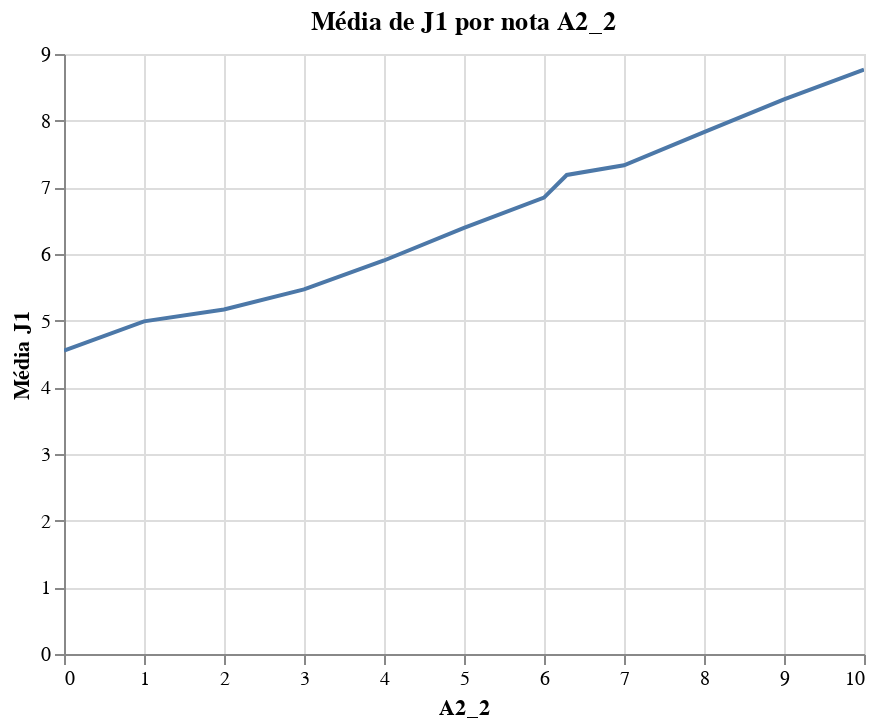

Write notebook code for a chart like this one.
### Code cell
a2_2_groupby = df.groupby(['A2_2'], as_index=False).mean()

alt.Chart(a2_2_groupby).mark_line().encode(
    x = 'A2_2',
    y = alt.Y('J1', title='Média J1'),
    tooltip = ['J1', 'A2_2']
).properties(
    title = 'Média de J1 por nota A2_2'
).interactive()

### Figure 1 — Vega-Lite specification as saved in the notebook (floating-point values rounded to 4 significant figures)
{"config": {"view": {"continuousWidth": 400, "continuousHeight": 300}}, "data": {"name": "data-16ce9c329c15c11eb5d4060e5d7b224c"}, "mark": "line", "encoding": {"tooltip": [{"type": "quantitative", "field": "J1"}, {"type": "quantitative", "field": "A2_2"}], "x": {"type": "quantitative", "field": "A2_2"}, "y": {"type": "quantitative", "field": "J1", "title": "Média J1"}}, "selection": {"selector005": {"type": "interval", "bind": "scales", "encodings": ["x", "y"]}}, "title": "Média de J1 por nota A2_2", "$schema": "https://vega.github.io/schema/vega-lite/v4.8.1.json", "datasets": {"data-16ce9c329c15c11eb5d4060e5d7b224c": [{"A2_2": 0.0, "J1": 4.549, "B1_1": 4.741, "B1_2": 4.205, "C1_1": 6.168, "C1_2": 5.388, "D1": 1.403, "D2_1": 4.112, "D2_2": 3.952, "D2_3": 4.179, "E1_1": 4.334, "E1_2": 3.564, "E1_3": 6.365, "A1_1": 1.0, "A1_2": 0.2454, "A1_3": 0.1744, "A1_4": 0.0, "A2_1": 1.177, "A2_3": 3.624, "A3": 3.443, "F1": 1.405, "F2": 2.362, "F3": 1.619, "F4": 2.308, "F5": 1.517, "F6": 2.26, "genero": 0.4781, "renda": 2.112, "contribuintes_renda": 2.076, "CLARO": 0.2057, "NEXTEL": 0.002448, "OI": 0.2713, "SERCOMTEL": 0.002825, "TIM": 0.192, "VIVO": 0.3148}, {"A2_2": 1.0, "J1": 4.99, "B1_1": 5.233, "B1_2": 4.765, "C1_1": 5.881, "C1_2": 5.497, "D1": 1.334, "D2_1": 4.403, "D2_2": 4.177, "D2_3": 4.371, "E1_1": 4.857, "E1_2": 4.068, "E1_3": 6.024, "A1_1": 1.0, "A1_2": 0.2702, "A1_3": 0.195, "A1_4": 0.0, "A2_1": 1.606, "A2_3": 3.729, "A3": 3.392, "F1": 1.458, "F2": 2.821, "F3": 1.67, "F4": 2.705, "F5": 1.556, "F6": 2.704, "genero": 0.5474, "renda": 2.408, "contribuintes_renda": 2.088, "CLARO": 0.2005, "NEXTEL": 0.003915, "OI": 0.2749, "SERCOMTEL": 0.008614, "TIM": 0.2349, "VIVO": 0.2616}, {"A2_2": 2.0, "J1": 5.167, "B1_1": 5.39, "B1_2": 5.36, "C1_1": 6.232, "C1_2": 5.836, "D1": 1.367, "D2_1": 4.71, "D2_2": 4.613, "D2_3": 4.542, "E1_1": 5.019, "E1_2": 4.29, "E1_3": 6.345, "A1_1": 1.0, "A1_2": 0.2415, "A1_3": 0.1613, "A1_4": 0.0, "A2_1": 1.921, "A2_3": 4.451, "A3": 4.215, "F1": 1.468, "F2": 3.192, "F3": 1.66, "F4": 3.373, "F5": 1.543, "F6": 3.639, "genero": 0.5235, "renda": 2.212, "contribuintes_renda": 2.054, "CLARO": 0.2012, "NEXTEL": 0.003231, "OI": 0.2638, "SERCOMTEL": 0.002644, "TIM": 0.2309, "VIVO": 0.2814}, {"A2_2": 3.0, "J1": 5.468, "B1_1": 5.632, "B1_2": 5.619, "C1_1": 6.559, "C1_2": 5.987, "D1": 1.372, "D2_1": 4.863, "D2_2": 4.881, "D2_3": 4.792, "E1_1": 5.437, "E1_2": 4.721, "E1_3": 6.614, "A1_1": 1.0, "A1_2": 0.2437, "A1_3": 0.1593, "A1_4": 0.0, "A2_1": 2.535, "A2_3": 5.024, "A3": 4.77, "F1": 1.515, "F2": 3.708, "F3": 1.695, "F4": 3.821, "F5": 1.564, "F6": 3.979, "genero": 0.5412, "renda": 2.229, "contribuintes_renda": 2.055, "CLARO": 0.2065, "NEXTEL": 0.002858, "OI": 0.2718, "SERCOMTEL": 0.005456, "TIM": 0.2432, "VIVO": 0.2546}, {"A2_2": 4.0, "J1": 5.903, "B1_1": 6.073, "B1_2": 5.94, "C1_1": 6.857, "C1_2": 6.435, "D1": 1.363, "D2_1": 5.346, "D2_2": 5.177, "D2_3": 5.265, "E1_1": 5.781, "E1_2": 5.097, "E1_3": 6.905, "A1_1": 1.0, "A1_2": 0.2583, "A1_3": 0.1585, "A1_4": 0.0, "A2_1": 3.217, "A2_3": 5.598, "A3": 5.362, "F1": 1.534, "F2": 4.371, "F3": 1.728, "F4": 4.522, "F5": 1.592, "F6": 4.394, "genero": 0.533, "renda": 2.14, "contribuintes_renda": 2.062, "CLARO": 0.2091, "NEXTEL": 0.001242, "OI": 0.2633, "SERCOMTEL": 0.00149, "TIM": 0.2372, "VIVO": 0.2707}, {"A2_2": 5.0, "J1": 6.393, "B1_1": 6.781, "B1_2": 6.666, "C1_1": 7.354, "C1_2": 6.895, "D1": 1.396, "D2_1": 5.838, "D2_2": 5.689, "D2_3": 5.834, "E1_1": 6.323, "E1_2": 5.749, "E1_3": 7.48, "A1_1": 1.0, "A1_2": 0.2563, "A1_3": 0.1499, "A1_4": 0.0, "A2_1": 3.948, "A2_3": 6.438, "A3": 6.269, "F1": 1.586, "F2": 5.114, "F3": 1.77, "F4": 5.104, "F5": 1.628, "F6": 4.816, "genero": 0.507, "renda": 2.076, "contribuintes_renda": 2.085, "CLARO": 0.2269, "NEXTEL": 0.003276, "OI": 0.2578, "SERCOMTEL": 0.006105, "TIM": 0.2264, "VIVO": 0.2616}, {"A2_2": 6.0, "J1": 6.845, "B1_1": 7.198, "B1_2": 7.174, "C1_1": 7.655, "C1_2": 7.218, "D1": 1.386, "D2_1": 6.324, "D2_2": 6.313, "D2_3": 6.372, "E1_1": 6.811, "E1_2": 6.263, "E1_3": 7.632, "A1_1": 1.0, "A1_2": 0.2691, "A1_3": 0.1475, "A1_4": 0.0, "A2_1": 4.928, "A2_3": 7.088, "A3": 6.824, "F1": 1.647, "F2": 5.896, "F3": 1.799, "F4": 5.765, "F5": 1.682, "F6": 5.686, "genero": 0.5202, "renda": 2.089, "contribuintes_renda": 2.099, "CLARO": 0.2263, "NEXTEL": 0.003153, "OI": 0.2445, "SERCOMTEL": 0.005124, "TIM": 0.2479, "VIVO": 0.2511}, {"A2_2": 6.284, "J1": 7.185, "B1_1": 8.213, "B1_2": 8.219, "C1_1": 8.018, "C1_2": 7.633, "D1": 1.464, "D2_1": 6.984, "D2_2": 6.916, "D2_3": 7.101, "E1_1": 7.858, "E1_2": 7.191, "E1_3": 8.385, "A1_1": 0.01054, "A1_2": 0.1737, "A1_3": 0.1175, "A1_4": 0.7228, "A2_1": 5.321, "A2_3": 23.84, "A3": 13.56, "F1": 1.846, "F2": 5.427, "F3": 1.913, "F4": 4.914, "F5": 1.859, "F6": 5.393, "genero": 0.5139, "renda": 2.107, "contribuintes_renda": 2.055, "CLARO": 0.2375, "NEXTEL": 0.005571, "OI": 0.2456, "SERCOMTEL": 0.007748, "TIM": 0.2427, "VIVO": 0.2337}, {"A2_2": 7.0, "J1": 7.331, "B1_1": 7.656, "B1_2": 7.743, "C1_1": 8.076, "C1_2": 7.656, "D1": 1.374, "D2_1": 6.958, "D2_2": 6.842, "D2_3": 6.936, "E1_1": 7.442, "E1_2": 7.038, "E1_3": 8.122, "A1_1": 1.0, "A1_2": 0.2877, "A1_3": 0.1459, "A1_4": 0.0, "A2_1": 5.849, "A2_3": 7.748, "A3": 7.594, "F1": 1.692, "F2": 6.792, "F3": 1.838, "F4": 6.536, "F5": 1.7, "F6": 6.507, "genero": 0.4961, "renda": 2.043, "contribuintes_renda": 2.098, "CLARO": 0.2452, "NEXTEL": 0.003114, "OI": 0.2377, "SERCOMTEL": 0.00808, "TIM": 0.2504, "VIVO": 0.2309}, {"A2_2": 8.0, "J1": 7.827, "B1_1": 8.283, "B1_2": 8.319, "C1_1": 8.559, "C1_2": 8.131, "D1": 1.401, "D2_1": 7.464, "D2_2": 7.402, "D2_3": 7.499, "E1_1": 8.096, "E1_2": 7.734, "E1_3": 8.618, "A1_1": 1.0, "A1_2": 0.2916, "A1_3": 0.161, "A1_4": 0.0, "A2_1": 6.649, "A2_3": 8.541, "A3": 8.302, "F1": 1.727, "F2": 7.375, "F3": 1.865, "F4": 7.09, "F5": 1.748, "F6": 6.89, "genero": 0.4807, "renda": 2.016, "contribuintes_renda": 2.101, "CLARO": 0.2415, "NEXTEL": 0.004211, "OI": 0.2327, "SERCOMTEL": 0.01127, "TIM": 0.2444, "VIVO": 0.2356}, {"A2_2": 9.0, "J1": 8.321, "B1_1": 8.723, "B1_2": 8.769, "C1_1": 8.966, "C1_2": 8.56, "D1": 1.385, "D2_1": 8.107, "D2_2": 8.017, "D2_3": 8.219, "E1_1": 8.669, "E1_2": 8.349, "E1_3": 9.006, "A1_1": 1.0, "A1_2": 0.3136, "A1_3": 0.181, "A1_4": 0.0, "A2_1": 7.63, "A2_3": 9.128, "A3": 8.957, "F1": 1.752, "F2": 8.146, "F3": 1.886, "F4": 7.795, "F5": 1.771, "F6": 7.602, "genero": 0.4316, "renda": 1.896, "contribuintes_renda": 2.135, "CLARO": 0.2698, "NEXTEL": 0.006883, "OI": 0.2151, "SERCOMTEL": 0.01477, "TIM": 0.2378, "VIVO": 0.221}, {"A2_2": 10.0, "J1": 8.767, "B1_1": 9.342, "B1_2": 9.22, "C1_1": 9.343, "C1_2": 8.868, "D1": 1.41, "D2_1": 8.612, "D2_2": 8.405, "D2_3": 8.57, "E1_1": 9.187, "E1_2": 8.912, "E1_3": 9.478, "A1_1": 1.0, "A1_2": 0.3257, "A1_3": 0.2124, "A1_4": 0.0, "A2_1": 8.076, "A2_3": 9.687, "A3": 9.445, "F1": 1.758, "F2": 8.358, "F3": 1.883, "F4": 8.05, "F5": 1.795, "F6": 7.743, "genero": 0.4514, "renda": 1.827, "contribuintes_renda": 2.2, "CLARO": 0.2655, "NEXTEL": 0.006563, "OI": 0.2231, "SERCOMTEL": 0.01588, "TIM": 0.2202, "VIVO": 0.227}]}}
